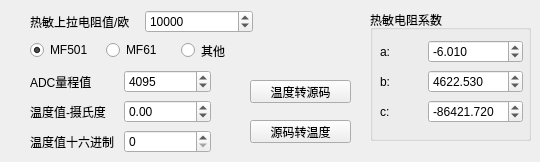
   <widget class="QWidget" name="tab">
    <attribute name="title">
     <string>温控注数</string>
    </attribute>
    <widget class="QPushButton" name="pushButton_wk_t2dn">
     <property name="geometry">
      <rect>
       <x>250</x>
       <y>80</y>
       <width>101</width>
       <height>23</height>
      </rect>
     </property>
     <property name="text">
      <string>温度转源码</string>
     </property>
    </widget>
    <widget class="QPushButton" name="pushButton_wk_dn2t">
     <property name="geometry">
      <rect>
       <x>250</x>
       <y>120</y>
       <width>101</width>
       <height>23</height>
      </rect>
     </property>
     <property name="text">
      <string>源码转温度</string>
     </property>
    </widget>
    <widget class="QWidget" name="layoutWidget">
     <property name="geometry">
      <rect>
       <x>30</x>
       <y>10</y>
       <width>223</width>
       <height>23</height>
      </rect>
     </property>
     <layout class="QHBoxLayout" name="horizontalLayout_27">
      <item>
       <widget class="QLabel" name="label_28">
        <property name="text">
         <string>热敏上拉电阻值/欧</string>
        </property>
       </widget>
      </item>
      <item>
       <widget class="QSpinBox" name="spinBox_wk_res_up">
        <property name="maximum">
         <number>9999999</number>
        </property>
        <property name="value">
         <number>10000</number>
        </property>
       </widget>
      </item>
     </layout>
    </widget>
    <widget class="QWidget" name="layoutWidget">
     <property name="geometry">
      <rect>
       <x>30</x>
       <y>70</y>
       <width>181</width>
       <height>23</height>
      </rect>
     </property>
     <layout class="QHBoxLayout" name="horizontalLayout_28">
      <item>
       <widget class="QLabel" name="label_29">
        <property name="text">
         <string>ADC量程值</string>
        </property>
       </widget>
      </item>
      <item>
       <widget class="QSpinBox" name="spinBox_wk_dnmax">
        <property name="maximum">
         <number>65535</number>
        </property>
        <property name="value">
         <number>4095</number>
        </property>
       </widget>
      </item>
     </layout>
    </widget>
    <widget class="QWidget" name="layoutWidget">
     <property name="geometry">
      <rect>
       <x>30</x>
       <y>40</y>
       <width>221</width>
       <height>21</height>
      </rect>
     </property>
     <layout class="QHBoxLayout" name="horizontalLayout_29">
      <item>
       <widget class="QRadioButton" name="radioButton_MF501">
        <property name="text">
         <string>MF501</string>
        </property>
        <property name="checked">
         <bool>true</bool>
        </property>
       </widget>
      </item>
      <item>
       <widget class="QRadioButton" name="radioButton_MF61">
        <property name="text">
         <string>MF61</string>
        </property>
       </widget>
      </item>
      <item>
       <widget class="QRadioButton" name="radioButton">
        <property name="text">
         <string>其他</string>
        </property>
       </widget>
      </item>
     </layout>
    </widget>
    <widget class="QWidget" name="layoutWidget">
     <property name="geometry">
      <rect>
       <x>30</x>
       <y>100</y>
       <width>181</width>
       <height>23</height>
      </rect>
     </property>
     <layout class="QHBoxLayout" name="horizontalLayout_30">
      <item>
       <widget class="QLabel" name="label_26">
        <property name="text">
         <string>温度值-摄氏度</string>
        </property>
       </widget>
      </item>
      <item>
       <widget class="QDoubleSpinBox" name="doubleSpinBox_temperautre_t">
        <property name="minimum">
         <double>-999.000000000000000</double>
        </property>
        <property name="maximum">
         <double>999.000000000000000</double>
        </property>
       </widget>
      </item>
     </layout>
    </widget>
    <widget class="QWidget" name="layoutWidget">
     <property name="geometry">
      <rect>
       <x>30</x>
       <y>130</y>
       <width>181</width>
       <height>23</height>
      </rect>
     </property>
     <layout class="QHBoxLayout" name="horizontalLayout_31">
      <item>
       <widget class="QLabel" name="label_27">
        <property name="text">
         <string>温度值十六进制</string>
        </property>
       </widget>
      </item>
      <item>
       <widget class="QSpinBox" name="spinBox_temperautre_dn">
        <property name="maximum">
         <number>65535</number>
        </property>
        <property name="displayIntegerBase">
         <number>16</number>
        </property>
       </widget>
      </item>
     </layout>
    </widget>
    <widget class="QGroupBox" name="groupBox_3">
     <property name="geometry">
      <rect>
       <x>370</x>
       <y>10</y>
       <width>161</width>
       <height>131</height>
      </rect>
     </property>
     <property name="title">
      <string>热敏电阻系数</string>
     </property>
     <widget class="QWidget" name="layoutWidget_10">
      <property name="geometry">
       <rect>
        <x>10</x>
        <y>60</y>
        <width>143</width>
        <height>23</height>
       </rect>
      </property>
      <layout class="QHBoxLayout" name="horizontalLayout_38">
       <item>
        <widget class="QLabel" name="label_36">
         <property name="text">
          <string>b:</string>
         </property>
        </widget>
       </item>
       <item>
        <widget class="QDoubleSpinBox" name="doubleSpinBox_rtb">
         <property name="decimals">
          <number>3</number>
         </property>
         <property name="minimum">
          <double>-999999.000000000000000</double>
         </property>
         <property name="maximum">
          <double>999999.000000000000000</double>
         </property>
         <property name="value">
          <double>4622.529999999999745</double>
         </property>
        </widget>
       </item>
      </layout>
     </widget>
     <widget class="QWidget" name="layoutWidget_11">
      <property name="geometry">
       <rect>
        <x>10</x>
        <y>90</y>
        <width>143</width>
        <height>23</height>
       </rect>
      </property>
      <layout class="QHBoxLayout" name="horizontalLayout_39">
       <item>
        <widget class="QLabel" name="label_37">
         <property name="text">
          <string>c:</string>
         </property>
        </widget>
       </item>
       <item>
        <widget class="QDoubleSpinBox" name="doubleSpinBox_rtc">
         <property name="decimals">
          <number>3</number>
         </property>
         <property name="minimum">
          <double>-999999.000000000000000</double>
         </property>
         <property name="maximum">
          <double>999999.000000000000000</double>
         </property>
         <property name="value">
          <double>-86421.720000000001164</double>
         </property>
        </widget>
       </item>
      </layout>
     </widget>
     <widget class="QWidget" name="layoutWidget">
      <property name="geometry">
       <rect>
        <x>10</x>
        <y>30</y>
        <width>143</width>
        <height>23</height>
       </rect>
      </property>
      <layout class="QHBoxLayout" name="horizontalLayout_37">
       <item>
        <widget class="QLabel" name="label_35">
         <property name="text">
          <string>a:</string>
         </property>
        </widget>
       </item>
       <item>
        <widget class="QDoubleSpinBox" name="doubleSpinBox_rta">
         <property name="decimals">
          <number>3</number>
         </property>
         <property name="minimum">
          <double>-999999.000000000000000</double>
         </property>
         <property name="maximum">
          <double>999999.000000000000000</double>
         </property>
         <property name="value">
          <double>-6.010000000000000</double>
         </property>
        </widget>
       </item>
      </layout>
     </widget>
    </widget>
   </widget>
